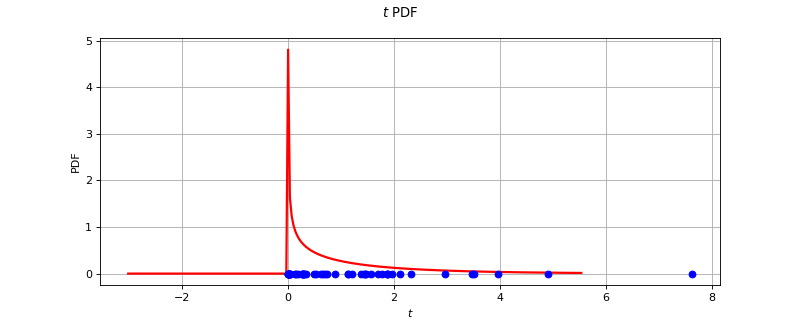

The script that drew this image:
import openturns as ot
from matplotlib import pyplot as plt
from openturns.viewer import View
ot.RandomGenerator.SetSeed(0)
factory = ot.ChiSquareFactory()
ref = factory.build()
dimension = ref.getDimension()
if dimension <= 2:
    sample = ref.getSample(50)
    distribution = factory.build(sample)
    if dimension == 1:
        distribution.setDescription(['$t$'])
        pdf_graph = distribution.drawPDF(256)
        cloud = ot.Cloud(sample, ot.Sample(sample.getSize(), 1))
        cloud.setColor('blue')
        cloud.setPointStyle('fcircle')
        pdf_graph.add(cloud)
        fig = plt.figure(figsize=(10, 4))
        plt.suptitle(str(distribution))
        pdf_axis = fig.add_subplot(111)
        View(pdf_graph, figure=fig, axes=[pdf_axis], add_legend=False)
    else:
        sample = ref.getSample(500)
        distribution.setDescription(['$t_0$', '$t_1$'])
        pdf_graph = distribution.drawPDF([256]*2)
        cloud = ot.Cloud(sample)
        cloud.setColor('red')
        cloud.setPointStyle('fcircle')
        pdf_graph.add(cloud)
        fig = plt.figure(figsize=(10, 4))
        plt.suptitle(str(distribution))
        pdf_axis = fig.add_subplot(111)
        View(pdf_graph, figure=fig, axes=[pdf_axis], add_legend=False, square_axes=True)
